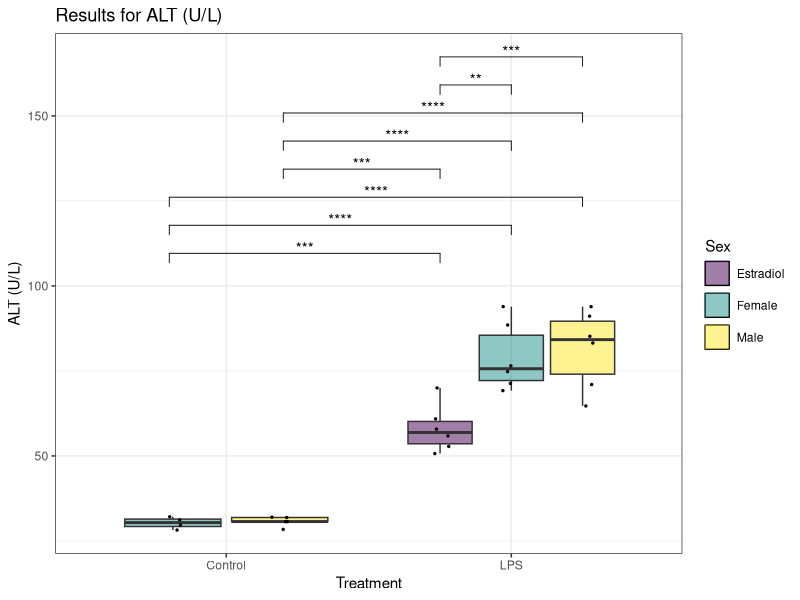
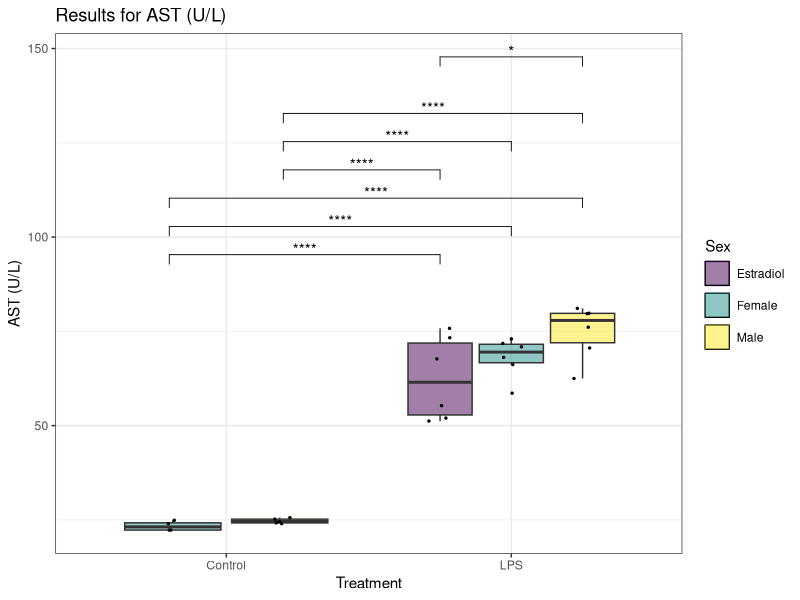
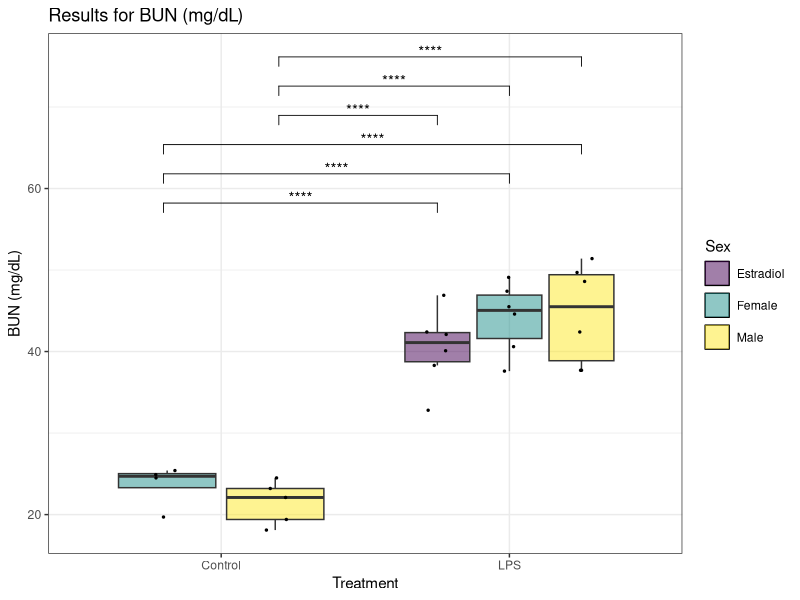
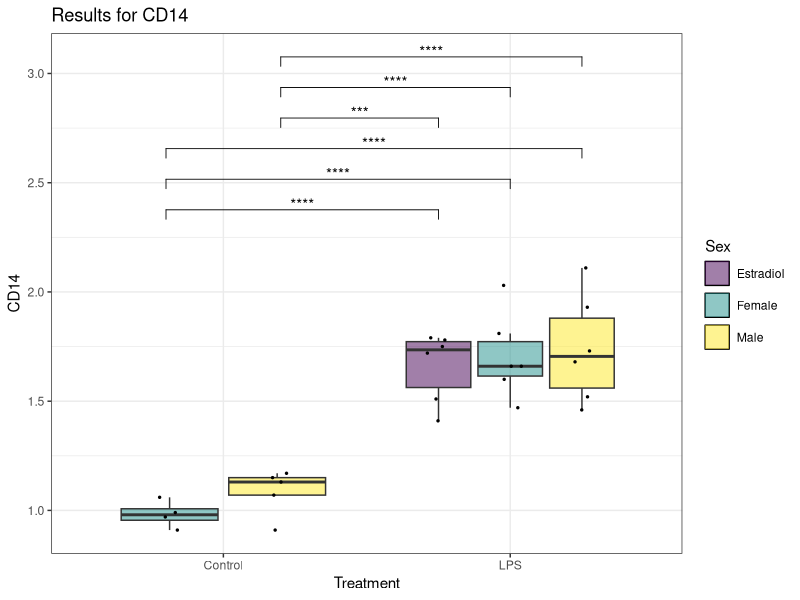
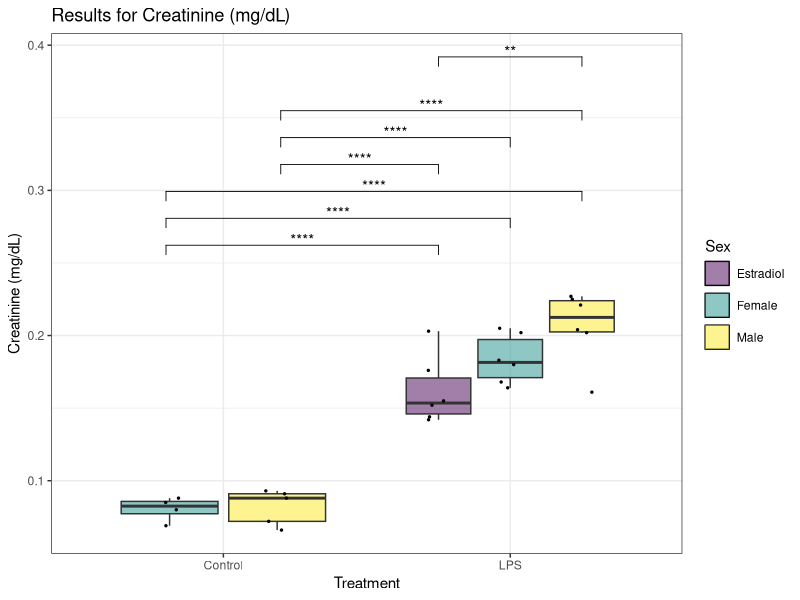
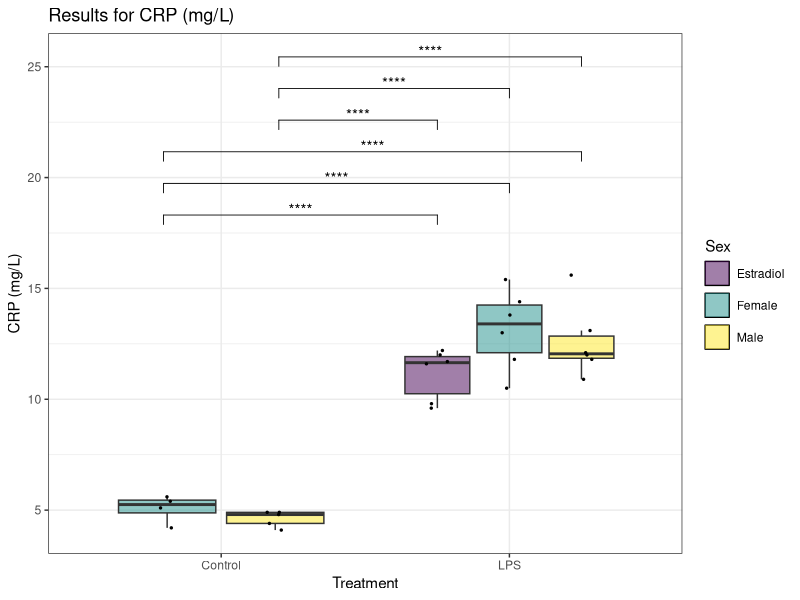
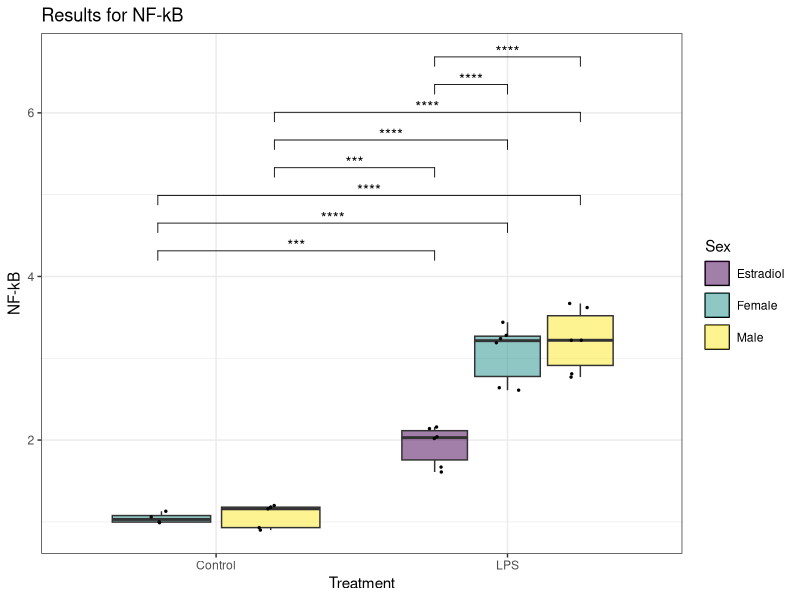
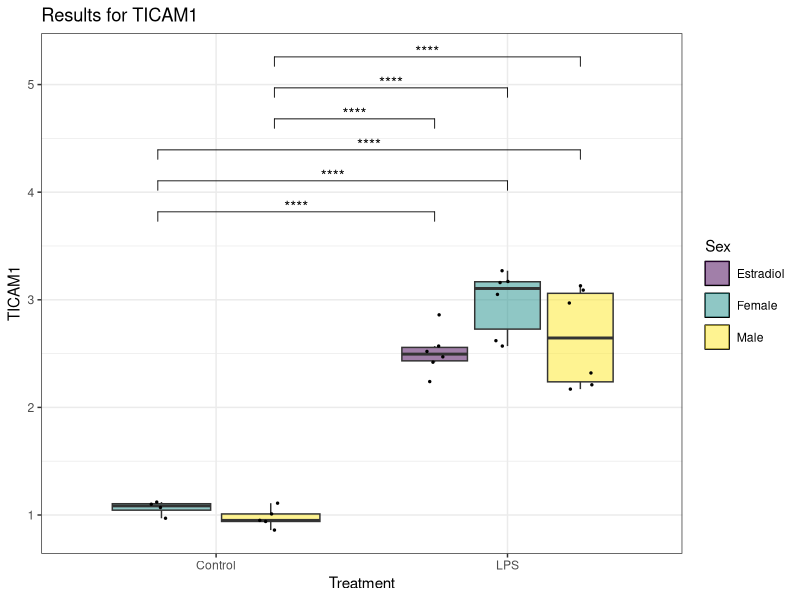

These figures' R source, in order:
# Load necessary libraries
if(!require(readxl)) install.packages("readxl", dependencies=TRUE)
if(!require(dplyr)) install.packages("dplyr", dependencies=TRUE)
if(!require(ggplot2)) install.packages("ggplot2", dependencies=TRUE)
if(!require(viridis)) install.packages("viridis", dependencies=TRUE)
if(!require(rstatix)) install.packages("rstatix", dependencies=TRUE)
if(!require(tidyr)) install.packages("tidyr", dependencies=TRUE)
if(!require(ggpubr)) install.packages("ggpubr", dependencies=TRUE)


library(readxl)
library(dplyr)
library(ggplot2)
library(viridis)
library(rstatix)
library(tidyr)
library(ggpubr)

#Set your working directory
setwd("~/R/SepticShock")

# Read the original data from the first sheet "Clinical Data" to get the original column names
original_data <- read_excel("SepticShockDataR.xlsx", sheet = "Core Data")

# Create a mapping of original names to modified names
original_names <- names(original_data)[-1:-4]
modified_names <- make.names(original_names)
name_mapping <- setNames(original_names, modified_names)

# Read the data and rename columns
data <- original_data %>%
  rename_all(make.names)

# Convert to tidy format
tidy_data<-data %>% 
  pivot_longer(cols = AST..U.L.:CD14, names_to = "Observation", values_to = "Values") %>%
  mutate("Sex:Treatment" = paste0(Sex, ":", Treatment)) %>%
  drop_na(Values)

tidy_data$`Sex:Treatment` <- factor(tidy_data$`Sex:Treatment`, 
                                    levels = c("Female:Control", 
                                               "Male:Control", 
                                               "Estradiol:LPS", 
                                               "Female:LPS", 
                                               "Male:LPS"))
tidy_data$Patient.ID <- factor(tidy_data$Patient.ID)
tidy_data$Species <- factor(tidy_data$Species)
tidy_data$Sex <- factor(tidy_data$Sex)
tidy_data$Treatment <- factor(tidy_data$Treatment)
tidy_data$Observation <- factor(tidy_data$Observation)

# Perform Tukey's HSD test
tidy_tukey<-tidy_data %>% 
  group_by(Observation) %>% 
  tukey_hsd(Values ~ Sex * Treatment) %>%
  ungroup()


write.csv(tidy_tukey, "SSD_Core_TukeyHSD.csv", row.names = FALSE) 

tidy_tukey<-tidy_tukey %>%
  filter(term == "Sex:Treatment")

# Filter to retain sets where at least one p-value is less than 0.05
sig_observations <- tidy_tukey %>%
  group_by(Observation) %>%
  filter(any(p.adj < 0.05)) %>%
  ungroup()

# Extract unique names of significant observations
sig_observations <- sig_observations %>%
  distinct(Observation)

write.csv(sig_observations, "SSD_Core_Sig_Observations.csv", row.names = FALSE)

############
for (observation in sig_observations$Observation) {
  original_observation <- name_mapping[[observation]]
  
  plot_data <- tidy_data %>%
    filter(Observation == observation) %>%
    dplyr::select(Sex, Treatment, 'Sex:Treatment', Values)
  plot_tukey <- tidy_tukey %>%
    filter(Observation == observation) %>%
    filter(p.adj.signif != 'ns') %>%
    add_y_position(test = ., 
                   data = plot_data, 
                   formula = Values ~ Sex:Treatment, 
                   fun = "max", 
                   scales = "fixed", 
                   step.increase = 0.12) %>%
    add_x_position(test = ., x = 'Sex:Treatment')
  
  plot_tukey <- mutate(plot_tukey, xmin = case_when(xmin == 1 ~ 0.8,
                                                    xmin == 2 ~ 1.2,
                                                    xmin == 3 ~ 1.75,
                                                    xmin == 4 ~ 2))
  plot_tukey <- mutate(plot_tukey, xmax = case_when(xmax == 2 ~ 1.2,
                                                    xmax == 3 ~ 1.75,
                                                    xmax == 4 ~ 2,
                                                    xmax == 5 ~ 2.25))
  
  p <- ggplot(plot_data, 
              aes(x = Treatment, y = !!rlang::sym("Values"))) +
    geom_boxplot(outlier.shape = NA, 
                 aes(fill = Sex), 
                 key_glyph = draw_key_rect) +  # Remove outliers from boxplot to avoid duplication with jitter
    geom_point(aes(fill = Sex), 
               size = 0.5, 
               position=position_jitterdodge(jitter.width = 0.2), 
               show.legend = F) +
    labs(title = paste("Results for", original_observation),
         y = original_observation) +
    stat_pvalue_manual(plot_tukey, 
                       label = "p.adj.signif", 
                       y.position = "y.position", 
                       size = 3.88,
                       xmin = "xmin",
                       xmax = "xmax", 
                       hide.ns = TRUE, 
                       tip.length = 0.02, 
                       bracket.nudge.y = 0) +
    scale_fill_viridis(discrete = TRUE, 
                       alpha = 0.5, 
                       option="viridis") + 
    theme_bw() +
    theme(legend.key = element_rect(color = "black"), 
          legend.key.spacing.y = unit(0.2, "cm"))
  
  print(p)
  
  # Save each plot as a PNG file
  ggsave(filename = paste0("boxplot_", 
                           observation, 
                           ".png"), 
         path = '~/R/SepticShock/Plots/Core',
         plot = p, 
         width = 8, 
         height = 6)
}
